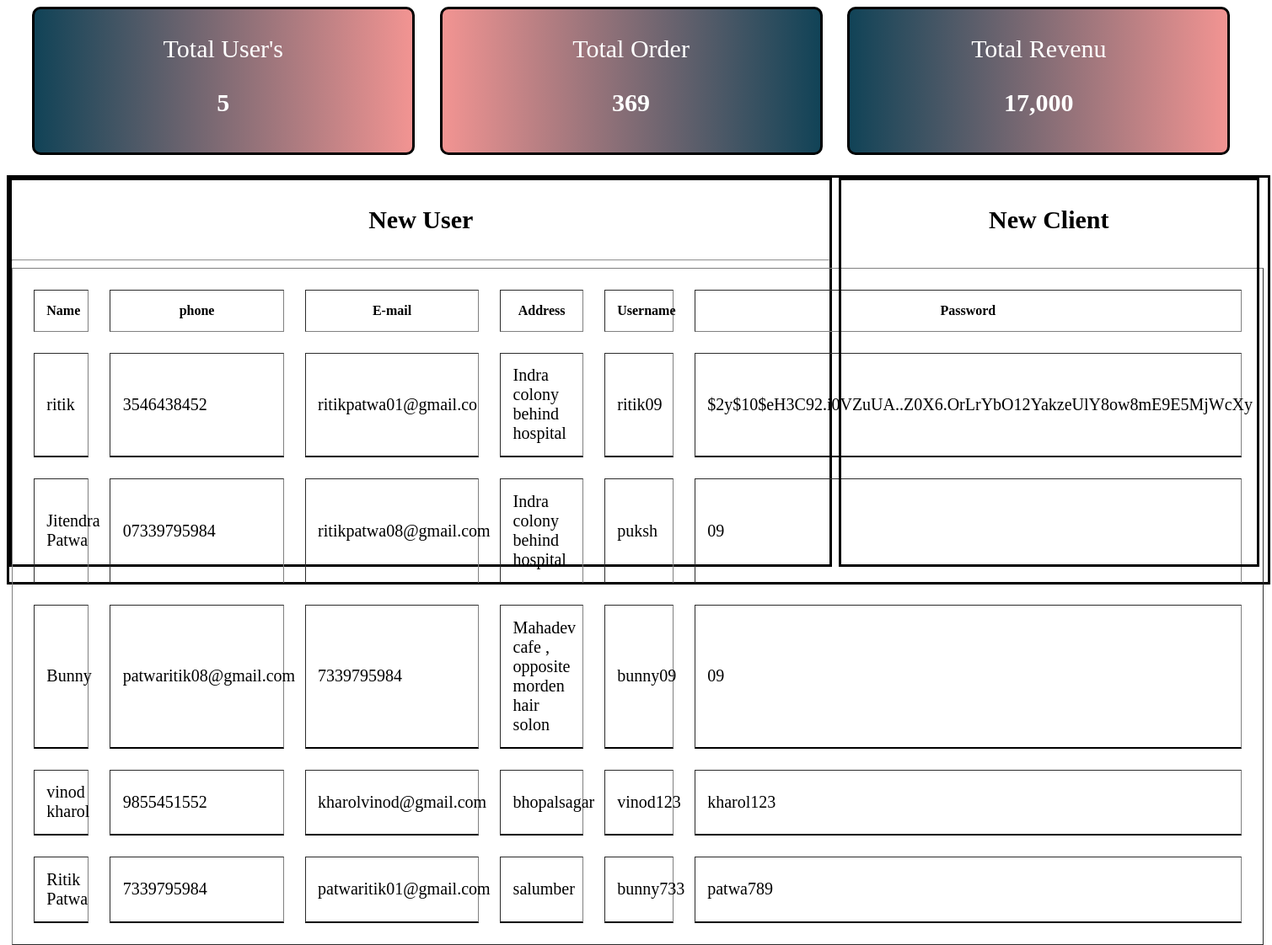
Page /admin/admin-panel.php on the committed database.
### tables this page shows
CREATE TABLE `buyer` (
  `id` int(255) NOT NULL,
  `name` varchar(255) NOT NULL,
  `phone` varchar(255) NOT NULL,
  `email` varchar(255) NOT NULL,
  `address` varchar(255) NOT NULL,
  `username` varchar(255) NOT NULL,
  `password` varchar(255) NOT NULL
);

### admin/admin-panel.php (the view, shortened to what this page needs)
<?php
$con=mysqli_connect('localhost','root','','restaurant');
$selectquery = " select * from buyer ";
$query = mysqli_query($con,$selectquery);
$nums = mysqli_num_rows($query);
?>
<html>
<head>
<link rel="stylesheet" href="admin-panel.css">
</head>
<body>
<div class="container-1">
<div class="box orange">
<p class="head">Total User's</p>
<p class="body"><?php echo $nums; ?></p>
</div>
<div class="box green">
<p class="head">Total Order</p>
<p class="body"> 369 </p>
</div>
<div class="box blue">
<p class="head">Total Revenu</p>
<p class="body"> 17,000 </p>
</div>
</div>
<div class="container-2">
<div class="scroll-1">
<p>New User</p>
<hr>
<table border="1" rules="columns">
<thead>
<tr>
      <th>Name</th>
      <th>phone</th>
      <th>E-mail</th>
      <th>Address</th>
      <th>Username</th>
      <th>Password</th>
</tr>
</thead>
<tbody>
<?php
$con=mysqli_connect('localhost','root','','restaurant');
$selectquery = " select * from buyer ORDER BY id DESC ";
$query = mysqli_query($con,$selectquery);
while($res = mysqli_fetch_array($query)){
	?>
       <tr>
	      <td><?php echo $res['name']; ?></td>
	      <td><?php echo $res['phone']; ?></td>
	      <td><?php echo $res['email']; ?></td>
	      <td><?php echo $res['address']; ?></td>
	      <td><?php echo $res['username']; ?></td>
	      <td><?php echo $res['password']; ?></td>
      </tr>
   <?php } ?>
</tbody>
</table>
</div>
<div class="scroll-2">
<p> New Client</p>
</div>
</div>
</body>
</html>

### admin/admin-panel.css (style rules this page uses)
.container-1 { width:100%; height:200px; }
.box { width:30%; height:85%; border:3px solid black; float:left; margin-left:2%; text-align:center; border-radius:10px; }
.head { font-size:30px; }
.body { font-size:30px; font-weight:bold; }
.orange { background-image:linear-gradient(to right,#114357,#f29492); color:white; }
.green { background-image:linear-gradient(to right,#f29492,#114357); color:white; }
.blue { background-image:linear-gradient(to right,#114357,#f29492); color:white; }
.container-2 { text-align:center; width:100%; height:480px; border:3px solid black; }
.container-2 p { font-size:30px; font-weight:bold; }
.scroll-1 { width:65%; height:95%; border:3px solid black; float:left; }
.scroll-2 { width:33%; height:95%; border:3px solid black; float:left; margin-left:.5%; }
table { border-spacing:25px; }
table td { border-bottom:2px solid black; padding:1%; margin:0 10px; border-spacing:0; font-size:20px; }
table th { padding:1%; margin:0 2%; }

### rows in the picture
buyer: name "ritik", phone "3546438452", email "ritikpatwa01@gmail.co", address "Indra colony behind hospital", username "ritik09", password "$2y$10$eH3C92.i0VZuUA..Z0X6.OrLrYbO12YakzeUlY8ow8mE9E5MjWcXy"
buyer: name "Jitendra Patwa", phone "07339795984", email "ritikpatwa08@gmail.com", address "Indra colony behind hospital", username "puksh", password "09"
buyer: name "Bunny", phone "patwaritik08@gmail.com", email "7339795984", address "Mahadev cafe , opposite morden hair solon", username "bunny09", password "09"
buyer: name "vinod kharol", phone "9855451552", email "kharolvinod@gmail.com", address "bhopalsagar", username "vinod123", password "kharol123"
buyer: name "Ritik Patwa", phone "7339795984", email "patwaritik01@gmail.com", address "salumber", username "bunny733", password "patwa789"

### other values in the picture
$nums "5"
